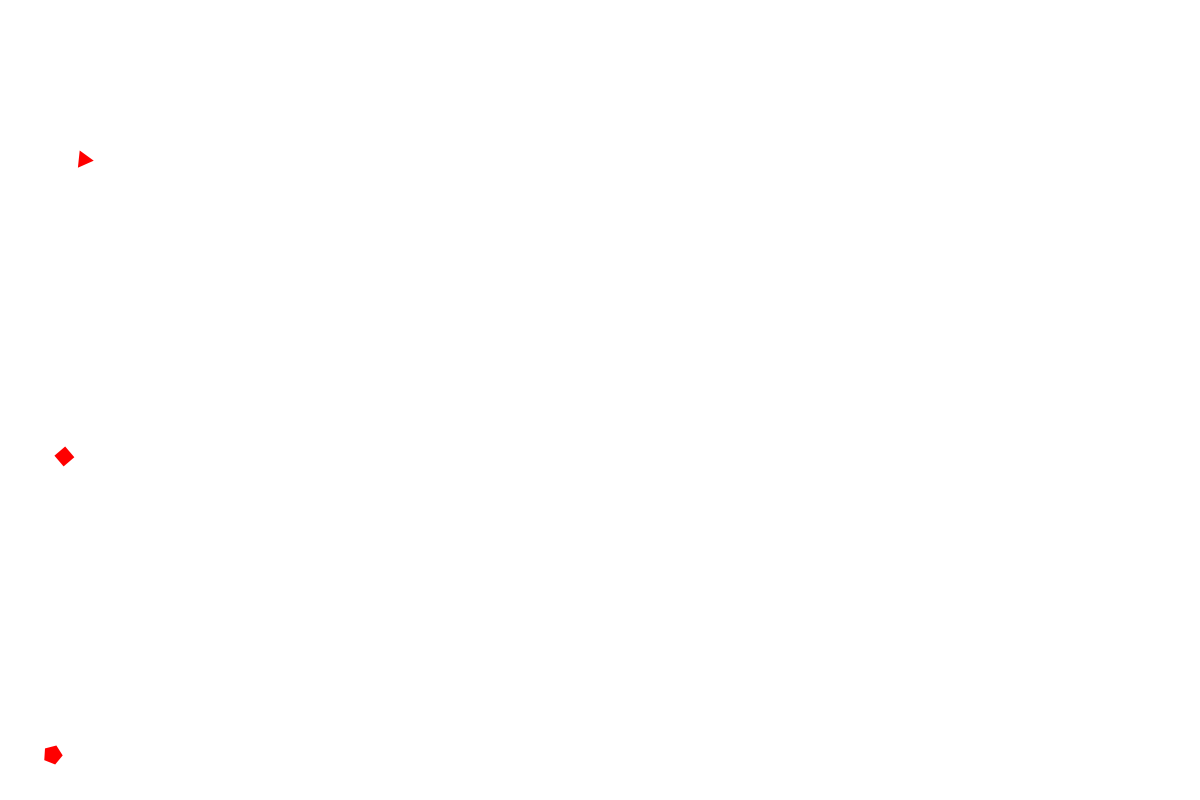
Frame 1 (no input)
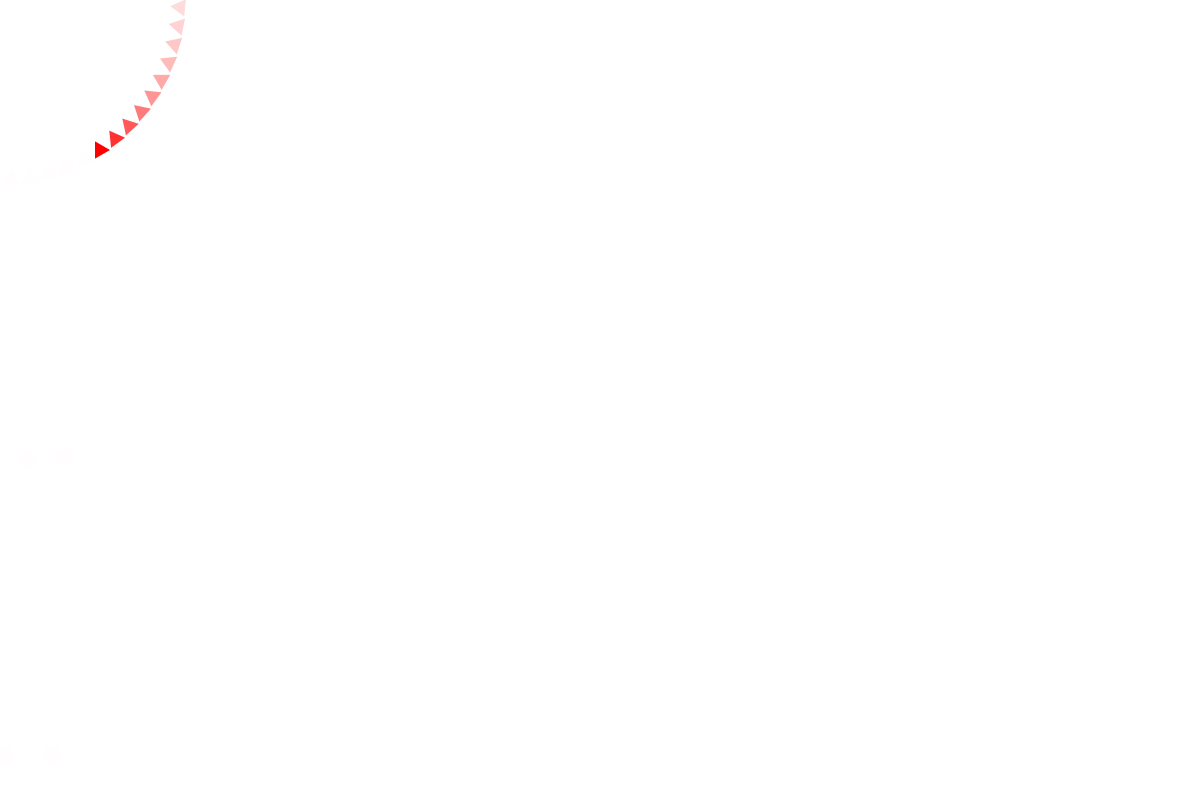
Frame 60 (the mouse pressed at the canvas centre just before this capture)
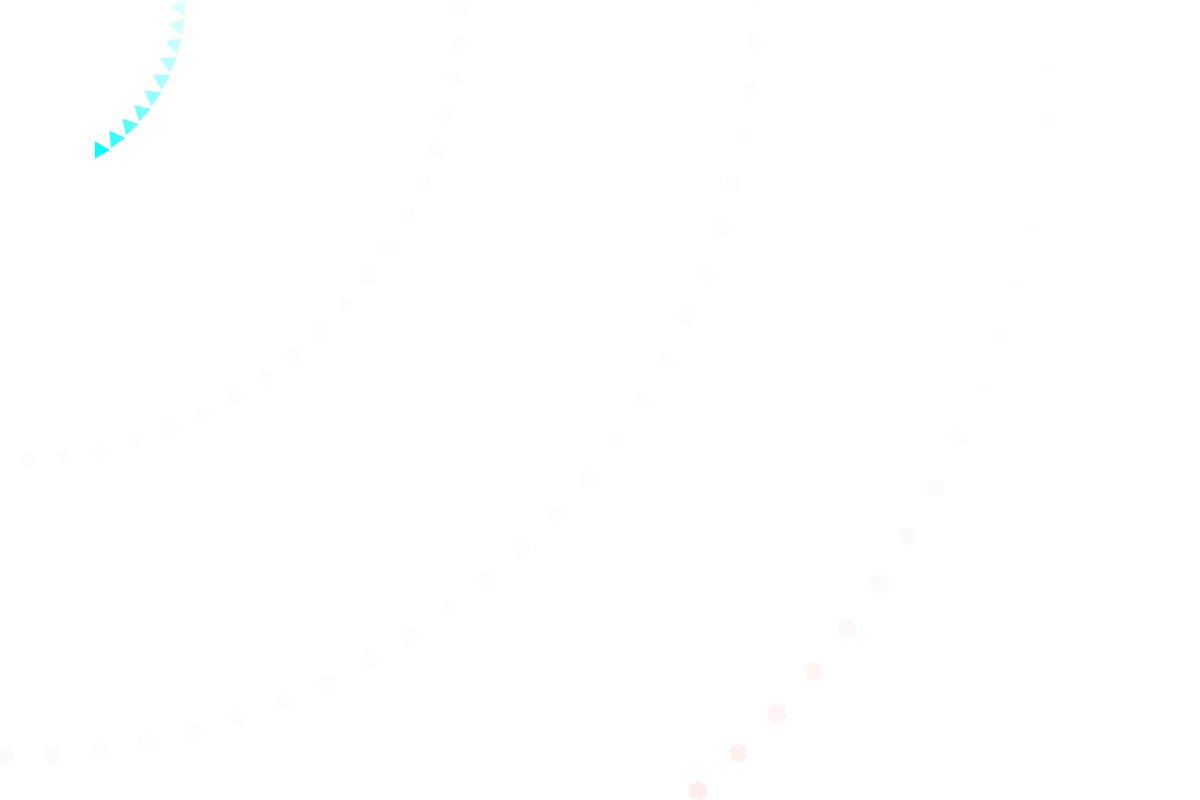
Frame 120 (the mouse held since frame 60 and released just before this capture)

The Processing sketch that drew these frames (run headless with seeded random() and noise(); from frame 60 on, the mouse is pressed at the canvas centre):

// Processing sketch: processing_53021
// ── processing_53021.pde

int HSBanchor=0;
int timer= 0;

SpinningPolygon triangle_ = new SpinningPolygon(100, 150, 3, 60);  
SpinningPolygon square_ = new SpinningPolygon(100, 450, 4, 80);
SpinningPolygon pentagon_ = new SpinningPolygon(100, 750, 5, 100);
SpinningPolygon hexagon_ = new SpinningPolygon(100, 1050, 6, 120);


//  SpinningPolygon(int cX, int cY, int faces, int spin) 
void setup(){
 size(1200, 800); 
 background(255);
}


void draw(){
  timer++;
  colorMode(RGB, 255);
 noStroke();
 beginShape();
 fill(255, 50);
 vertex(0, 0);
 vertex(0, height);
 vertex(width, height);
 vertex(width, 0);
 endShape();

 
 colorMode(HSB, 100);
 HSBanchor = ((int)((float)mouseX/12));

 
 //triangle
 triangle_.setColor(HSBanchor);
 triangle_.display();
 
 //square
 square_.setColor((HSBanchor*4/3)%100);
 square_.display();
 
 //pentagon
 pentagon_.setColor((HSBanchor*5/3)%100);
 pentagon_.display();
 //hexagon
 hexagon_.setColor((HSBanchor*2)%100);
 hexagon_.display(); 
 
 
}

/*

totem of spinning shapes

have them rotate harmonically?

have them increase in faces

*/

class SpinningPolygon
{
  int SPcolor;
  int CenterX;
  int CenterY;
  int sides;
  float rotation;
  int SPradius = 10;
////////////////////////////////////////////////////////////////////////////////////  
  SpinningPolygon(int cX, int cY, int faces, float spin) 
  {
    
    CenterX = cX;
    CenterY = cY;
    sides = faces;
    rotation = spin;
    
  }
  
  void setPos (int cX, int cY)
  {
    CenterX = cX;
    CenterY = cY;
  }
////////////////////////////////////////////////////////////////////////////////////  
 void setColor(int clr)
  {
    SPcolor = clr;
  }
////////////////////////////////////////////////////////////////////////////////////
  void display()
  {
    fill(SPcolor, 360, 360);
  pushMatrix();
    rotate(TWO_PI*((timer%rotation)/rotation));
    beginShape();
    for (int i=0; i < sides; i++)
    {  
     vertex(
      CenterX + (SPradius * cos(i * 2.0* PI/ sides)),
      CenterY + (SPradius * sin(i* 2.0* PI/ sides))
     );
    }
    endShape();
  popMatrix();
  }
////////////////////////////////////////////////////////////////////////////////////  
}
